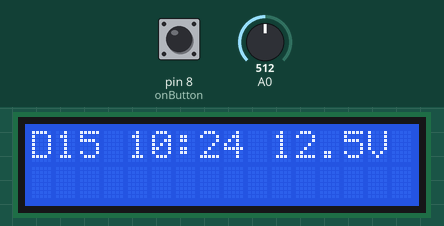
This sketch was run on a simulated Arduino Uno, built with avr-gcc and run on an emulated ATmega328P. Parts: 16×2 character LCD. The inputs (shaded band) are chosen by the test bench; at power-on: pin 8 (onButton) LOW, A0 = 512. The local clock reads 2024-03-15 10:24:30 at power-on unless the sketch sets it; what the sketch prints to the serial monitor is not drawn.

Above: at 1.2 s.
1.3 s: pin 8 (onButton) pulled HIGH for 1.2 s
At 4.0 s:
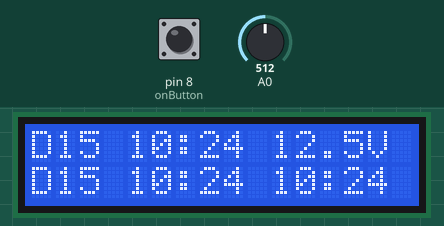
4.5 s: A0 set to 716
At 6.0 s:
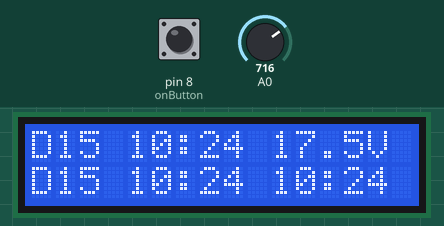
6.5 s: A0 set to 900
At 8.0 s:
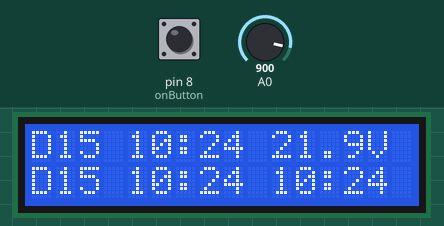
8.6 s: A0 set to 1023
At 9.9 s:
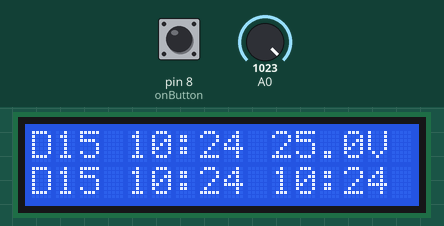
Timing chart, 0 to 11.6 s (numbered marks = the images above; inputs shaded):
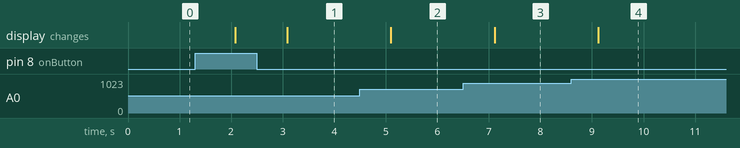

Measured:
- after the input at 1.3 s, the display: first changes after 0.78 s (image 1 shows a later state)
- after the input at 4.5 s, the display: changes after 0.60 s (image 2)
- after the input at 6.5 s, the display: changes after 0.61 s (image 3)
- after the input at 8.6 s, the display: changes after 0.52 s (image 4)

The sketch:

V1-UseTimeCounter_of_tennis_ball_thrower.ino
```cpp
#include <Arduino.h>
#include <Ds1302.h>
#include <LiquidCrystal.h>

// RTC CLock Ports
const int PIN_CLK = 9, PIN_DAT = 10, PIN_ENA = 11;
Ds1302 rtc(PIN_ENA, PIN_CLK, PIN_DAT);

// initialize the library by associating any needed LCD interface pin
// with the arduino pin number it is connected to
//rs, en, d4, d5, d6, d7
const int rs = 2, en = 3, d4 = 4, d5 = 5, d6 = 6, d7 = 7;
LiquidCrystal lcd(rs, en, d4, d5, d6, d7);

// Identify if the machine is ON
const int onButton = 8;
bool isMachineOn = false;
bool lastIsMachineOn = false;

// Voltimetro
const int battVoltPort = 0;
float battVolt = LOW;


// Data of using
String lastResetFormated = "";
Ds1302::DateTime onTime;
Ds1302::DateTime offTime;

void setup() {
  setupSerial();
  setupLcd();
  setupRtc();
}

void loop() {
  proccessTimes();
  printLineUp();
  printLineDown();
  delay(1000);
}

void printLineUp()
{
  lcd.setCursor(0, 0);
  battVolt = (analogRead(0)*(5.0/1023.0))*5.0;
  String text = lastResetFormated + ' ' + String(battVolt).substring(0, 4) + "V";
  lcd.print(text);
  Serial.println(text);
}

void printLineDown()
{
  lcd.setCursor(0, 1);
  String onDay = "";
  String onHour = "";
  String offHour = "";

  if (onTime.year > 0)
  {
    onDay = "D" + String(onTime.day);
    onHour = getHourFromDate(onTime);
  }

  if (offTime.year > 0)
  {
    offHour = getHourFromDate(offTime);
  }

  String text = onDay + ' ' + onHour + ' ' + offHour;
  lcd.print(text);
  Serial.println(text);
}

void proccessTimes()
{
  isMachineOn = digitalRead(onButton);
  if (isMachineOn)
  {
    if (onTime.year == 0)
    {
      onTime = GetNow();
    }
  }
  else {
    if (lastIsMachineOn)
    {
      offTime = GetNow();
    }
  }
  lastIsMachineOn = isMachineOn;
}

void setupSerial()
{
    Serial.begin(9600);
}

void setupLcd()
{
  // set up the LCD's number of columns and rows:
  lcd.begin(16, 2);
  // Print a message to the LCD.
  lcd.print("A&G");
}

void setupRtc()
{
    rtc.init();
    Ds1302::DateTime now = GetNow();
    if (now.year <= 1)
    {
        Serial.println("RTC is halted. Setting time...");
        Ds1302::DateTime dt = {
            .year = 22,
            .month = Ds1302::MONTH_JUN,
            .day = 19,
            .hour = 22,
            .minute = 23,
            .second = 0
        };
        rtc.setDateTime(&dt);
    }

    if (lastResetFormated == "")
    {
      lastResetFormated = getFormatedNow();
    }
}

Ds1302::DateTime GetNow()
{
  Ds1302::DateTime now;
  rtc.getDateTime(&now);
  return now;
}

String getFormatedNow()
{
    Ds1302::DateTime now = GetNow();
    String day = getFormatedNumber(now.day);
    String month = getFormatedNumber(now.month);
    String hour = getFormatedNumber(now.hour);
    String minute = getFormatedNumber(now.minute);
    return 'D' + day + ' ' + hour + ':' + minute;
}


String getHourFromDate(Ds1302::DateTime date)
{
    String hour = getFormatedNumber(date.hour);
    String minute = getFormatedNumber(date.minute);
    return hour + ':' + minute;
}

String getFormatedNumber(int number)
{
  String ret = String(number);
  if (number < 10) ret = '0' + ret;
  return ret;
}
```
